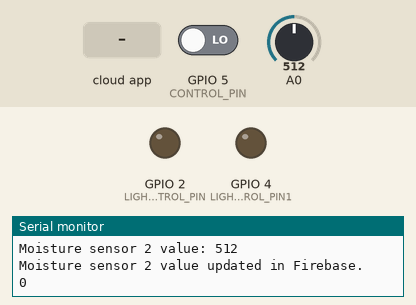
Bench run of a sketch on a simulated ESP8266 (NodeMCU). Parts: output pins drawn as LEDs (lit = HIGH), the last lines printed to the serial monitor. The inputs (shaded band) are chosen by the test bench; at power-on: GPIO 5 (CONTROL_PIN) LOW, A0 = 512. WiFi joins after 1.5 s; servers stay silent unless stated; the Firebase database answers and starts empty.

Above: at 2.7 s.
2.8 s: the phone or cloud app sets Motor to 1
At 4.2 s:
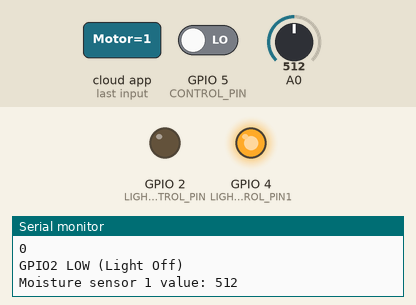
6.3 s: the phone or cloud app sets light to 1
At 8.0 s:
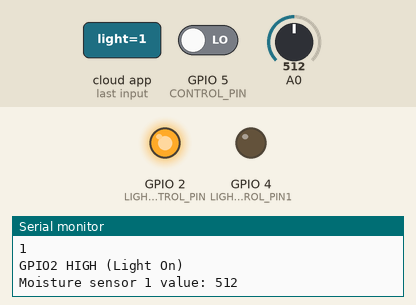
8.4 s: the phone or cloud app sets Motor to 1
At 10.3 s:
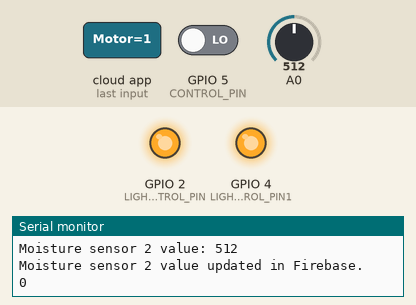
15.6 s: the phone or cloud app sets light to 0
At 17.4 s:
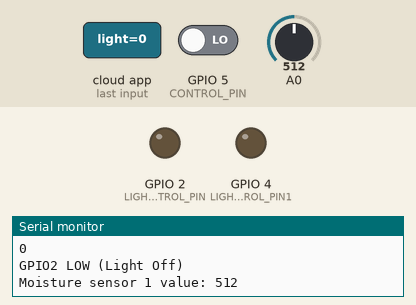
Timing chart, 0 to 18.4 s (numbered marks = the images above; inputs shaded):
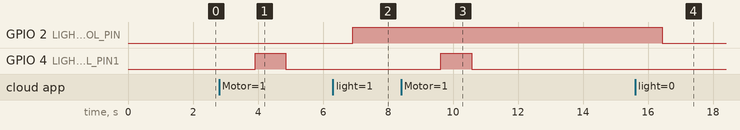

The sketch:

Water_Gate_ESP.ino
```cpp
#include <Arduino.h>
#if defined(ESP32)
#include <WiFi.h>
#elif defined(ESP8266)
#include <ESP8266WiFi.h>
#endif
#include <Firebase_ESP_Client.h>

// Provide the token generation process info.
#include "addons/TokenHelper.h"
// Provide the RTDB payload printing info and other helper functions.
#include "addons/RTDBHelper.h"

// Insert your network credentials
#define WIFI_SSID "POCO X3 NFC"
#define WIFI_PASSWORD "12345678"

// Insert Firebase project API Key
#define API_KEY "AIzaSyC_5uH3nBfFKt3EjgxIp49pryWVPwP38as"

// Insert RTDB URL
#define DATABASE_URL "https://nodemcu-592b5-default-rtdb.europe-west1.firebasedatabase.app"

// Define Firebase Data object
FirebaseData fbdo;
FirebaseAuth auth;
FirebaseConfig config;

unsigned long sendDataPrevMillis = 0;
unsigned long moistureSendPrevMillis = 0;
unsigned long sensor2SendPrevMillis = 0;
int intValue;
bool signupOK = false;
int previousValue = -1;

// GPIO pin definitions
#define LIGHT_CONTROL_PIN 2  // GPIO2 on ESP32
#define LIGHT_CONTROL_PIN1 4
#define CONTROL_PIN 5
#define AOUT_PIN1 35  // Analog pin for first moisture sensor
#define AOUT_PIN2 34  // Analog pin for second sensor

void setup() {
  Serial.begin(115200);

  // Initialize Wi-Fi
  WiFi.begin(WIFI_SSID, WIFI_PASSWORD);
  Serial.print("Connecting to Wi-Fi");
  while (WiFi.status() != WL_CONNECTED) {
    Serial.print(".");
    delay(300);
  }
  Serial.println();
  Serial.print("Connected with IP: ");
  Serial.println(WiFi.localIP());
  Serial.println();

  // Assign the API key (required)
  config.api_key = API_KEY;

  // Assign the RTDB URL (required)
  config.database_url = DATABASE_URL;

  // Sign up
  if (Firebase.signUp(&config, &auth, "", "")) {
    Serial.println("ok");
    signupOK = true;
  } else {
    Serial.printf("%s\n", config.signer.signupError.message.c_str());
  }

  // Assign the callback function for the long-running token generation task
  config.token_status_callback = tokenStatusCallback;  // see addons/TokenHelper.h

  // Begin Firebase
  Firebase.begin(&config, &auth);
  Firebase.reconnectWiFi(true);

  // Initialize LIGHT_CONTROL_PIN as an output
  pinMode(LIGHT_CONTROL_PIN, OUTPUT);
  pinMode(LIGHT_CONTROL_PIN1, OUTPUT);
  pinMode(CONTROL_PIN, INPUT);
}

void loop() {
  // Update light control based on the database value
  if (Firebase.ready() && signupOK && (millis() - sendDataPrevMillis > 100 || sendDataPrevMillis == 0)) {
    sendDataPrevMillis = millis();
    if (Firebase.RTDB.getInt(&fbdo, "/Motor")) {
      if (fbdo.dataType() == "int") {
        intValue = fbdo.intData();
        Serial.println(intValue);
        delay(200);
        Firebase.RTDB.setInt(&fbdo, "/Motor", 0);

        // Control the LIGHT_CONTROL_PIN based on the retrieved value
        if (intValue == 1) {
          digitalWrite(LIGHT_CONTROL_PIN1, HIGH);  // Set GPIO2 HIGH
          Serial.println("GPIO4 HIGH (Motor On)");
        } else if (intValue == 0) {
          digitalWrite(LIGHT_CONTROL_PIN1, LOW);  // Set GPIO2 LOW
          Serial.println("GPIO4 LOW (Motor Off)");
        } else {
          Serial.println("Invalid value received.");
        }
      }
    } else {
      Serial.println(fbdo.errorReason());
    }

    // Get the integer value from RTDB
    if (Firebase.RTDB.getInt(&fbdo, "/light")) {
      if (fbdo.dataType() == "int") {
        intValue = fbdo.intData();
        Serial.println(intValue);

        // Control the LIGHT_CONTROL_PIN based on the retrieved value
        if (intValue == 1) {
          digitalWrite(LIGHT_CONTROL_PIN, HIGH);  // Set GPIO2 HIGH
          Serial.println("GPIO2 HIGH (Light On)");
        } else if (intValue == 0) {
          digitalWrite(LIGHT_CONTROL_PIN, LOW);  // Set GPIO2 LOW
          Serial.println("GPIO2 LOW (Light Off)");
        } else {
          Serial.println("Invalid value received.");
        }
      }
    } else {
      Serial.println(fbdo.errorReason());
    }
  }

  // Read the first sensor value
  int moistureValue1 = analogRead(AOUT_PIN1);
  Serial.print("Moisture sensor 1 value: ");
  Serial.println(moistureValue1);

  // Update the first sensor value in Firebase Realtime Database every 500ms
  if (Firebase.ready() && millis() - moistureSendPrevMillis > 500) {
    moistureSendPrevMillis = millis();

    if (Firebase.RTDB.setInt(&fbdo, "/moisture1", moistureValue1)) {
      Serial.println("Moisture sensor 1 value updated in Firebase.");
    } else {
      Serial.print("Error updating moisture sensor 1 value: ");
      Serial.println(fbdo.errorReason());
    }
  }

  // Read the second sensor value
  int moistureValue2 = analogRead(AOUT_PIN2);
  Serial.print("Moisture sensor 2 value: ");
  Serial.println(moistureValue2);

  // Update the second sensor value in Firebase Realtime Database every 500ms
  if (Firebase.ready() && millis() - sensor2SendPrevMillis > 500) {
    sensor2SendPrevMillis = millis();

    if (Firebase.RTDB.setInt(&fbdo, "/moisture2", moistureValue2)) {
      Serial.println("Moisture sensor 2 value updated in Firebase.");
    } else {
      Serial.print("Error updating moisture sensor 2 value: ");
      Serial.println(fbdo.errorReason());
    }
  }

   // Check the state of CONTROL_PIN (D5)
  int controlPinState = digitalRead(CONTROL_PIN);

  // If the signal is HIGH, update Motor value in Firebase to 0
  if (controlPinState == HIGH) {
    if (Firebase.RTDB.setInt(&fbdo, "/Motor", 0)) {
      Serial.println("Motor value updated to 0 in Firebase.");
    } else {
      Serial.print("Motor Runnig");
    }
  }

}
```

Measured:
- after the input at 2.8 s, GPIO 4 (LIGHT_CONTROL_PIN1): LOW → HIGH after 1.1 s, → LOW 0.95 s later
- after the input at 6.3 s, GPIO 2 (LIGHT_CONTROL_PIN): LOW → HIGH after 0.62 s
- after the input at 8.4 s, GPIO 4 (LIGHT_CONTROL_PIN1): LOW → HIGH after 1.2 s, → LOW 0.95 s later
- after the input at 15.6 s, GPIO 2 (LIGHT_CONTROL_PIN): HIGH → LOW after 0.84 s
